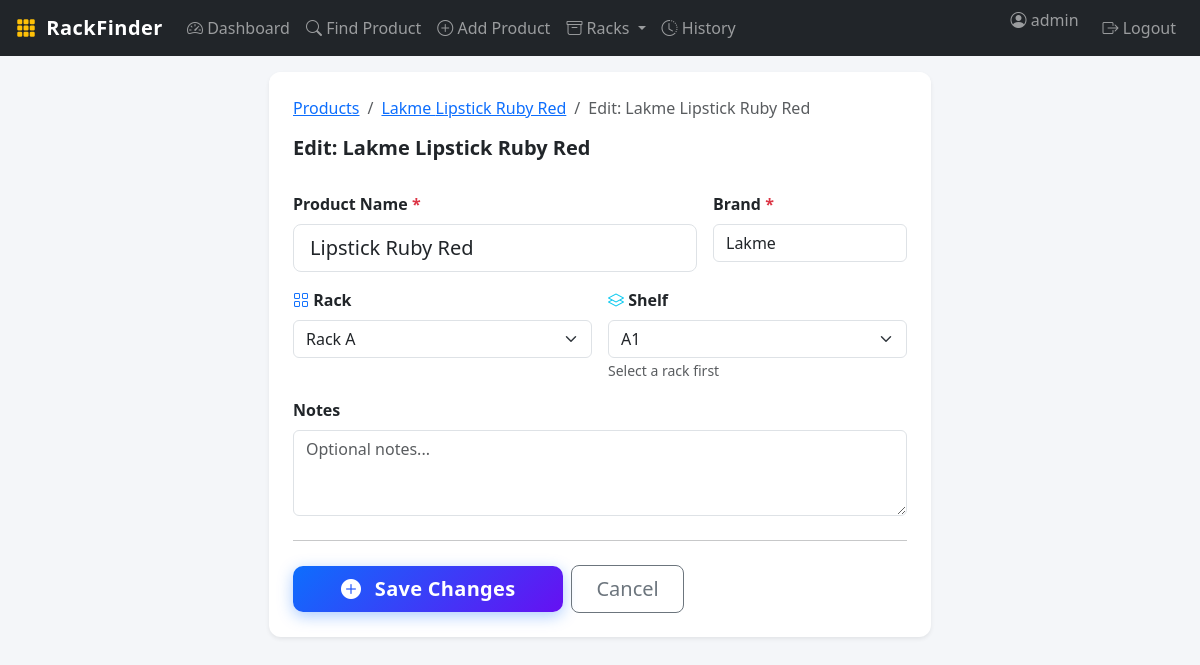
Screenshot of /products/1/edit/ (signed in) with the database file from the repository.
### products/models.py (models this page shows, shortened)
class Product(models.Model):
    name = models.CharField(max_length=200)
    brand = models.CharField(max_length=100)
    category = models.CharField(max_length=100, blank=True)
    rack = models.ForeignKey(
        Rack, on_delete=models.SET_NULL,
        null=True, blank=True, related_name='products'
    )
    shelf = models.ForeignKey(
        Shelf, on_delete=models.SET_NULL,
        null=True, blank=True, related_name='products'
    )
    quantity = models.PositiveIntegerField(default=0)
    notes = models.TextField(blank=True)
    created_at = models.DateTimeField(auto_now_add=True)
    updated_at = models.DateTimeField(auto_now=True)
    class Meta:
        ordering = ['brand', 'name']
    def __str__(self):
        return f"{self.brand} {self.name}"

### products/views.py (the view)
# urls.py: path('products/<int:pk>/edit/', views.product_edit, name='product_edit'),
@login_required
def product_edit(request, pk):
    product = get_object_or_404(Product, pk=pk)
    form = ProductForm(request.POST or None, instance=product)
    if request.method == 'POST' and form.is_valid():
        form.save()
        messages.success(request, f'Product "{product}" updated.')
        return redirect('product_detail', pk=product.pk)
    return render(request, 'products/form.html', {
        'form': form,
        'title': f'Edit: {product}',
        'product': product,
    })

### racks/models.py (called while the page is built)
    def __str__(self):
        return f"Rack {self.name}"

    def __str__(self):
        return self.code

### templates/products/form.html (shortened to what this page needs)
{% extends "base.html" %}
{% block content %}
<div class="row justify-content-center">
    <div class="col-lg-7">
        <div class="card border-0 shadow-sm">
            <div class="card-header bg-white border-0 pt-4 pb-0 px-4">
                <nav aria-label="breadcrumb">
                    <ol class="breadcrumb small">
                        <li class="breadcrumb-item"><a href="{% url 'search' %}">Products</a></li>
                        {% if product %}
                        <li class="breadcrumb-item"><a href="{% url 'product_detail' product.pk %}">{{ product.brand }} {{ product.name }}</a></li>
                        {% endif %}
                        <li class="breadcrumb-item active">{{ title }}</li>
                    </ol>
                </nav>
                <h5 class="fw-bold">{{ title }}</h5>
            </div>
            <div class="card-body p-4">
                <form method="post" id="productForm">
                    <div class="row g-3">
                        <div class="col-md-8">
                            <label class="form-label fw-semibold">Product Name <span class="text-danger">*</span></label>
                            {{ form.name }}
                        </div>
                        <div class="col-md-4">
                            <label class="form-label fw-semibold">Brand <span class="text-danger">*</span></label>
                            {{ form.brand }}
                        </div>
                        <div class="col-md-6">
                            <label class="form-label fw-semibold">
                                <i class="bi bi-grid text-primary"></i> Rack
                            </label>
                            {{ form.rack }}
                        </div>
                        <div class="col-md-6">
                            <label class="form-label fw-semibold">
                                <i class="bi bi-layers text-info"></i> Shelf
                            </label>
                            {{ form.shelf }}
                            <small class="text-muted">Select a rack first</small>
                        </div>
                        <div class="col-12">
                            <label class="form-label fw-semibold">Notes</label>
                            {{ form.notes }}
                        </div>
                    </div>
                    <hr class="my-4">
                    <div class="d-flex gap-2 align-items-center">
                        <button type="submit" class="btn btn-lg px-5 fw-bold add-product-btn">
                            <i class="bi bi-plus-circle-fill me-2"></i>
                            {% if product %}Save Changes{% else %}Add Product{% endif %}
                        </button>
                        {% if product %}
                        <a href="{% url 'product_detail' product.pk %}" class="btn btn-outline-secondary btn-lg px-4">Cancel</a>
                        {% else %}
                        <a href="{% url 'search' %}" class="btn btn-outline-secondary btn-lg px-4">Cancel</a>
                        {% endif %}
                    </div>
                </form>
            </div>
        </div>
    </div>
</div>
{% endblock %}

### templates/base.html (shortened to what this page needs)
<!DOCTYPE html>
<html lang="en">
<head>
    <link rel="stylesheet" href="https://cdn.jsdelivr.net/npm/bootstrap@5.3.2/dist/css/bootstrap.min.css">
    <link rel="stylesheet" href="https://cdn.jsdelivr.net/npm/bootstrap-icons@1.11.3/font/bootstrap-icons.min.css">
    {% load static %}
    <link rel="stylesheet" href="{% static 'css/style.css' %}">
</head>
<body>
<nav class="navbar navbar-expand-lg navbar-dark bg-dark px-3">
    <a class="navbar-brand fw-bold" href="{% url 'dashboard' %}">
        <i class="bi bi-grid-3x3-gap-fill text-warning me-1"></i> RackFinder
    </a>
    <div class="collapse navbar-collapse" id="navMain">
        <ul class="navbar-nav me-auto">
            <li class="nav-item">
                <a class="nav-link {% if request.resolver_match.url_name == 'dashboard' %}active{% endif %}"
                   href="{% url 'dashboard' %}">
                    <i class="bi bi-speedometer2"></i> Dashboard
                </a>
            </li>
            <li class="nav-item">
                <a class="nav-link {% if request.resolver_match.url_name == 'search' %}active{% endif %}"
                   href="{% url 'search' %}">
                    <i class="bi bi-search"></i> Find Product
                </a>
            </li>
            <li class="nav-item">
                <a class="nav-link {% if request.resolver_match.url_name == 'product_add' %}active{% endif %}"
                   href="{% url 'product_add' %}">
                    <i class="bi bi-plus-circle"></i> Add Product
                </a>
            </li>
            <li class="nav-item dropdown">
                <a class="nav-link dropdown-toggle" href="#" data-bs-toggle="dropdown">
                    <i class="bi bi-archive"></i> Racks
                </a>
            </li>
            <li class="nav-item">
                <a class="nav-link {% if request.resolver_match.url_name == 'movement_history' %}active{% endif %}"
                   href="{% url 'movement_history' %}">
                    <i class="bi bi-clock-history"></i> History
                </a>
            </li>
        </ul>
        <ul class="navbar-nav ms-auto">
            <li class="nav-item">
                <span class="navbar-text me-3">
                    <i class="bi bi-person-circle"></i> {{ request.user.username }}
                </span>
            </li>
            <li class="nav-item">
                <a class="nav-link" href="{% url 'logout' %}">
                    <i class="bi bi-box-arrow-right"></i> Logout
                </a>
            </li>
        </ul>
    </div>
</nav>
<div class="container-fluid px-4 py-3">
    {% block content %}{% endblock %}
</div>
{% load static %}
</body>
</html>

### static/css/style.css (style rules this page uses)
:root { --primary: #0d6efd; --warning: #ffc107; --rack-bg: #1a1a2e; }
body { background-color: #f4f6f9; font-family: 'Segoe UI', system-ui, sans-serif; }
.navbar-brand { font-size: 1.25rem; letter-spacing: 0.5px; }
.card { border-radius: 12px; }
.card-header { border-radius: 12px 12px 0 0 !important; }
.add-product-btn { background: linear-gradient(135deg, #0d6efd 0%, #6610f2 100%); border: none; color: white; border-radius: 10px; box-shadow: 0 4px 15px rgba(13, 110, 253, 0.35); transition: transform 0.15s ease, box-shadow 0.15s ease; letter-spacing: 0.3px; }

### rows the page displays
Product: brand "Lakme", name "Lipstick Ruby Red", rack "Rack A", shelf "A1"

### other values shown
{{ request.user.username }} "admin"
{{ title }} "Edit: Lakme Lipstick Ruby Red"
